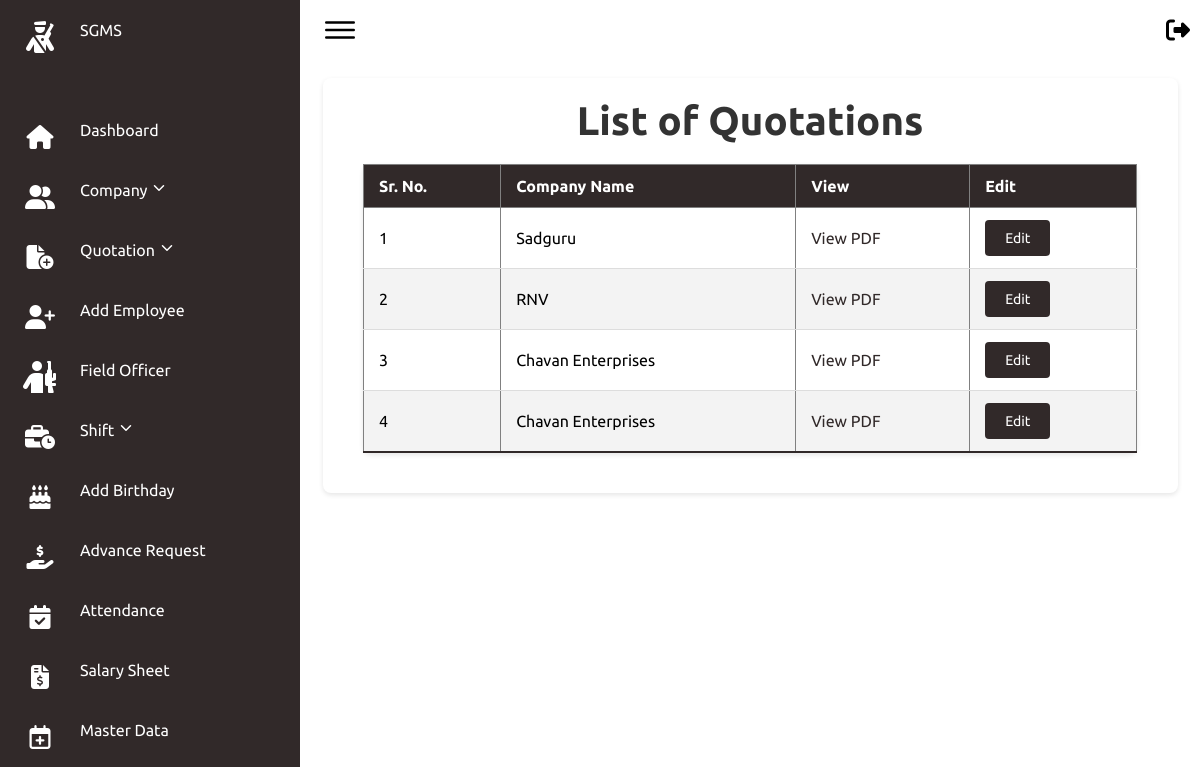
/quotation_list/, run on the app's committed database.
### secman/models.py (models this page shows)
class Quotations(models.Model):
    company = models.CharField(max_length=100)
    guard_basic_pay = models.DecimalField(max_digits=10, decimal_places=2)
    guard_special_allowance = models.DecimalField(max_digits=10, decimal_places=2)
    guard_total_a = models.DecimalField(max_digits=10, decimal_places=2)
    guard_conveyance_allowance = models.DecimalField(max_digits=10, decimal_places=2)
    guard_education_allowance = models.DecimalField(max_digits=10, decimal_places=2)
    guard_travelling_allowance = models.DecimalField(max_digits=10, decimal_places=2)
    guard_house_duty = models.DecimalField(max_digits=10, decimal_places=2)
    guard_total_b = models.DecimalField(max_digits=10, decimal_places=2)
    guard_washing_allowance = models.DecimalField(max_digits=10, decimal_places=2)
    guard_hra = models.DecimalField(max_digits=10, decimal_places=2)
    guard_sub_total_c = models.DecimalField(max_digits=10, decimal_places=2)
    guard_pf = models.DecimalField(max_digits=10, decimal_places=2)
    guard_gratuity = models.DecimalField(max_digits=10, decimal_places=2)
    guard_leave_with_wages = models.DecimalField(max_digits=10, decimal_places=2)
    guard_esic = models.DecimalField(max_digits=10, decimal_places=2)
    guard_paid_holiday = models.DecimalField(max_digits=10, decimal_places=2)
    guard_bonus = models.DecimalField(max_digits=10, decimal_places=2)
    guard_uniform = models.DecimalField(max_digits=10, decimal_places=2)
    guard_total_c = models.DecimalField(max_digits=10, decimal_places=2)
    guard_service_charges = models.DecimalField(max_digits=10, decimal_places=2)
    guard_grand_total_per_month = models.DecimalField(max_digits=10, decimal_places=2)
    supervisor_basic_pay = models.DecimalField(max_digits=10, decimal_places=2)
    supervisor_special_allowance = models.DecimalField(max_digits=10, decimal_places=2)
    supervisor_total_a = models.DecimalField(max_digits=10, decimal_places=2)
    supervisor_conveyance_allowance = models.DecimalField(max_digits=10, decimal_places=2)
    supervisor_education_allowance = models.DecimalField(max_digits=10, decimal_places=2)
    supervisor_travelling_allowance = models.DecimalField(max_digits=10, decimal_places=2)
    supervisor_house_duty = models.DecimalField(max_digits=10, decimal_places=2)
    supervisor_total_b = models.DecimalField(max_digits=10, decimal_places=2)
    supervisor_washing_allowance = models.DecimalField(max_digits=10, decimal_places=2)
    supervisor_hra = models.DecimalField(max_digits=10, decimal_places=2)
    supervisor_sub_total_c = models.DecimalField(max_digits=10, decimal_places=2)
    supervisor_pf = models.DecimalField(max_digits=10, decimal_places=2)
    supervisor_gratuity = models.DecimalField(max_digits=10, decimal_places=2)
    supervisor_leave_with_wages = models.DecimalField(max_digits=10, decimal_places=2)
    supervisor_esic = models.DecimalField(max_digits=10, decimal_places=2)
    supervisor_paid_holiday = models.DecimalField(max_digits=10, decimal_places=2)
    supervisor_bonus = models.DecimalField(max_digits=10, decimal_places=2)
    supervisor_uniform = models.DecimalField(max_digits=10, decimal_places=2)
    supervisor_total_c = models.DecimalField(max_digits=10, decimal_places=2)
    supervisor_service_charges = models.DecimalField(max_digits=10, decimal_places=2)
    supervisor_grand_total_per_month = models.DecimalField(max_digits=10, decimal_places=2)
    pdf_file = models.FileField(upload_to='quotations/', blank=True, null=True)

### secman/views.py (the view)
# urls.py: path('quotation_list/', views.quotation_list, name='quotation_list'),
def quotation_list(request):
    quotations = Quotations.objects.all()
    return render(request, 'admin/quotation_list.html', {'quotations': quotations})

### secman/templates/admin/quotation_list.html (shortened to what this page needs)
{% extends 'admin/basead.html' %}
{% block content %}
<div class="card">
<h1>List of Quotations</h1>
<table border="1">
    <thead>
        <tr>
            <th>Sr. No.</th>
            <th>Company Name</th>
            <th>View</th>
            <th>Edit</th>
        </tr>
    </thead>
    <tbody>
        {% for quotation in quotations %}
        <tr>
            <td>{{ forloop.counter }}</td>
            <td>{{ quotation.company }}</td>
            <td>
                <a href="{% url 'view_quotation_pdf' quotation.id %}" target="_blank" >View PDF</a>
                </td>
                 <td>
                    <button onclick="openEditModal({{ quotation.id }}, '{{ quotation.company }}', {{ quotation.guard_basic_pay }}, {{ quotation.guard_special_allowance }}, {{ quotation.guard_total_a }}, {{ quotation.guard_conveyance_allowance }}, {{ quotation.guard_education_allowance }}, {{ quotation.guard_travelling_allowance }}, {{ quotation.guard_house_duty }}, {{ quotation.guard_total_b }}, {{ quotation.guard_washing_allowance }}, {{ quotation.guard_hra }}, {{ quotation.guard_sub_total_c }}, {{ quotation.guard_pf }}, {{ quotation.guard_gratuity }}, {{ quotation.guard_leave_with_wages }}, {{ quotation.guard_esic }}, {{ quotation.guard_paid_holiday }}, {{ quotation.guard_bonus }}, {{ quotation.guard_uniform }},
                 {{ quotation.guard_total_c }}, {{ quotation.guard_service_charges }}, {{ quotation.guard_grand_total_per_month }}, {{ quotation.supervisor_basic_pay }}, {{ quotation.supervisor_special_allowance }}, {{ quotation.supervisor_total_a }}, {{ quotation.supervisor_conveyance_allowance }}, {{ quotation.supervisor_education_allowance }}, {{ quotation.supervisor_travelling_allowance }}, {{ quotation.supervisor_house_duty }}, {{ quotation.supervisor_total_b }}, {{ quotation.supervisor_washing_allowance }}, {{ quotation.supervisor_hra }}, {{ quotation.supervisor_sub_total_c }}, {{ quotation.supervisor_pf }}, {{ quotation.supervisor_gratuity }}, {{ quotation.supervisor_leave_with_wages }}, {{ quotation.supervisor_esic }}, {{ quotation.supervisor_paid_holiday }}, {{ quotation.supervisor_bonus }}, {{ quotation.supervisor_uniform }}, {{ quotation.supervisor_total_c }}, {{ quotation.supervisor_service_charges }}, {{ quotation.supervisor_grand_total_per_month }})">Edit</button>
                </td>
        </tr>
        {% empty %}
        <tr>
            <td colspan="3">No quotations found.</td>
        </tr>
        {% endfor %}
    </tbody>
</table>
</div>
{% endblock %}

### secman/static/css/style.css (style rules this page uses)
* { font-family: "Ubuntu", sans-serif; margin: 0; padding: 0; box-sizing: border-box; }
:root { --blue: #2a2185; --white: #fff; --gray: #f5f5f5; --black1: #222; --black2: #999; }
body { min-height: 100vh; overflow-x: hidden; }

### secman/templates/admin/basead.html (style rules this page uses)
* { font-family: "Ubuntu", sans-serif; margin: 0; padding: 0; box-sizing: border-box; }
:root { --blue: #312929; --white: #fff; --gray: #f5f5f5; --black1: #222; --black2: #999; }
body { min-height: 100vh; overflow-x: hidden; }

### secman/templates/admin/quotation_list.html (style rules this page uses)
body { font-family: Arial, sans-serif; background-color: #f4f4f9; margin: 0; padding: 0; }
.card { width: 95%; margin: 2% auto; padding: 20px; background: #fff; border-radius: 8px; box-shadow: 0 2px 5px rgba(0, 0, 0, 0.1); animation: fadeIn 1s ease-in; }
.card h1 { text-align: center; color: #333333; font-size: 2.5em; margin-bottom: 20px; animation: slideIn 1s ease-in-out; }
table { width: 95%; margin: 20px auto; border-collapse: collapse; font-size: 16px; text-align: left; animation: tableFadeIn 0.5s ease-in-out; background: #fff; border-radius: 8px; box-shadow: 0 2px 5px rgba(0, 0, 0, 0.1); }
table thead tr { background-color: #312929; color: white; text-align: left; font-weight: bold; }
table th, table td { padding: 12px 15px; }
table tbody tr { border-bottom: 1px solid #dddddd; }
table tbody tr:nth-of-type(even) { background-color: #f3f3f3; }
table tbody tr:last-of-type { border-bottom: 2px solid #312929; }
a { color: #312929; text-decoration: none; transition: color 0.3s ease, text-decoration 0.3s ease; }
button { background-color: #312929; color: white; border: none; padding: 10px 20px; cursor: pointer; font-size: 14px; border-radius: 4px; transition: background-color 0.3s ease, transform 0.2s ease; }

### data on the page
Quotations: company "Sadguru"
Quotations: company "RNV"
Quotations: company "Chavan Enterprises"
Quotations: company "Chavan Enterprises"
